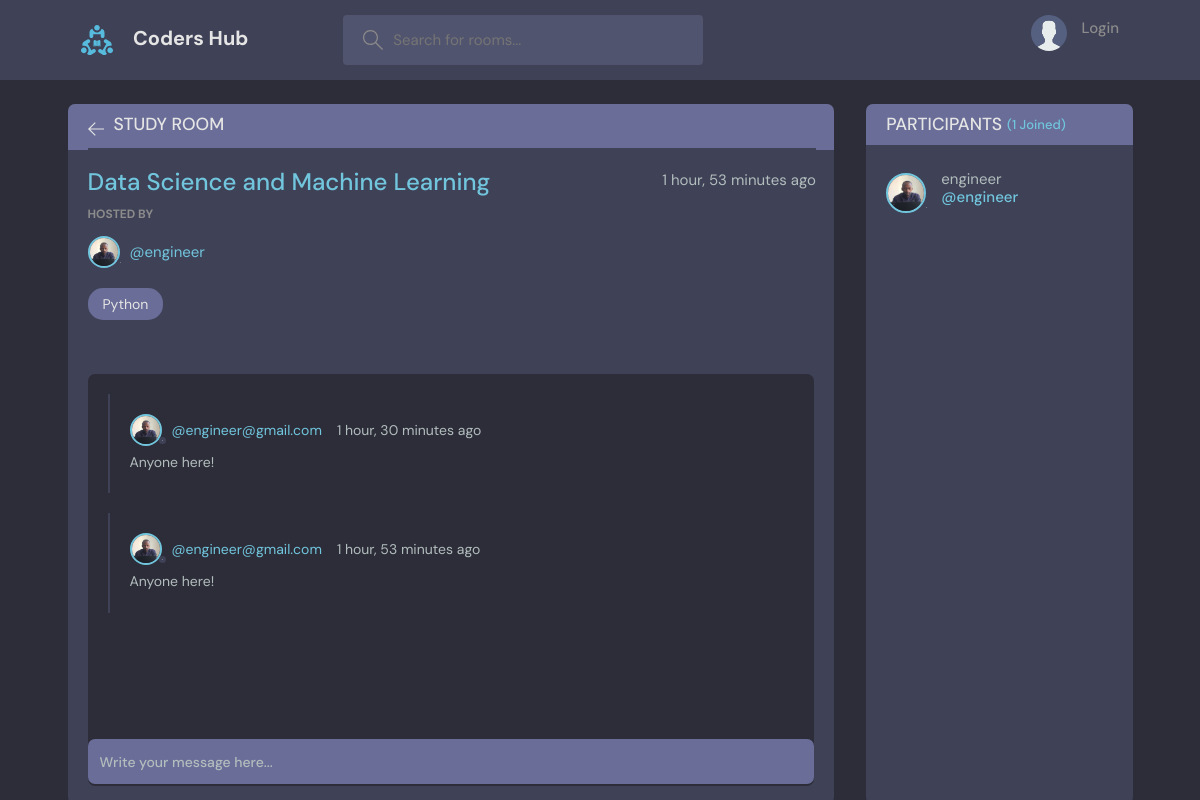
Before: /rooms/1 with the older database file.
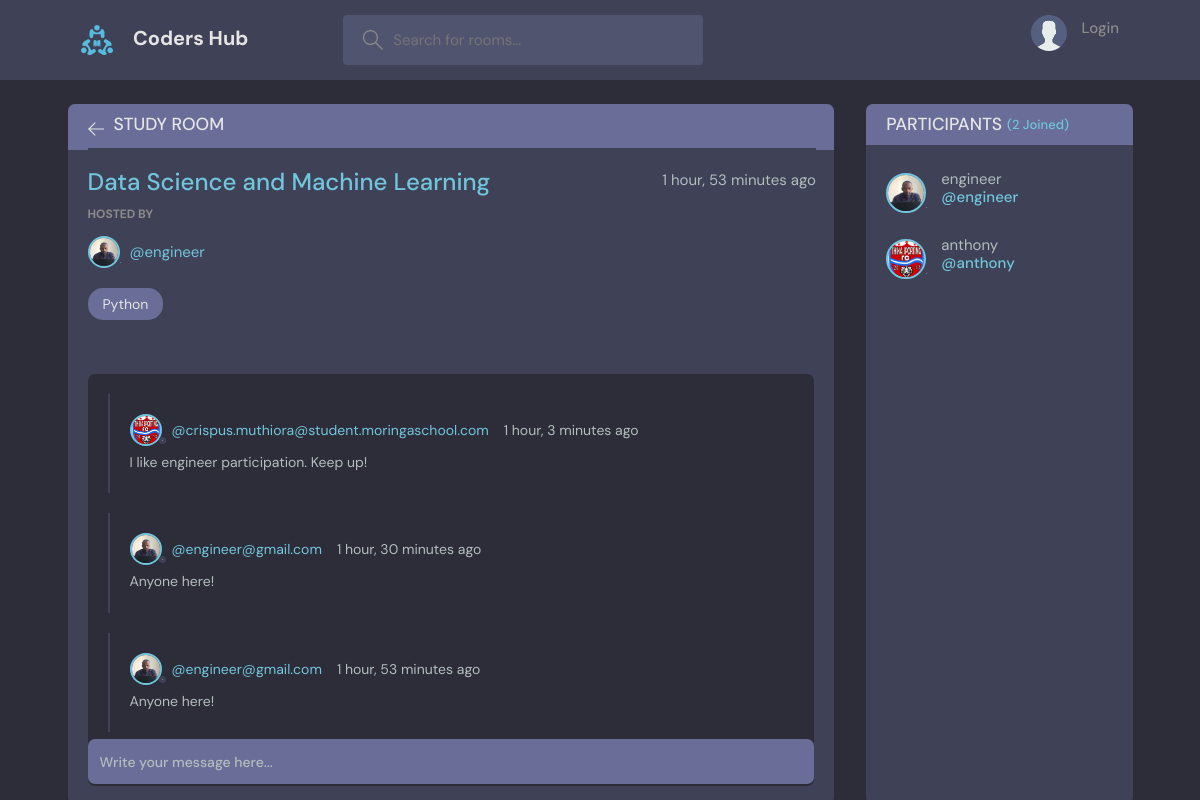
After: the same page with the newer database file.
### hub/models.py (models this page shows, shortened)
class Room(models.Model):
    host = models.ForeignKey(User, on_delete=models.SET_NULL, null=True)
    topic = models.ForeignKey(Topic, on_delete=models.SET_NULL, null=True)
    name = models.CharField(max_length=100)
    description= models.TextField(null=True, blank=True)
    participants = models.ManyToManyField(User, related_name='Participants')
    updated = models.DateTimeField(auto_now=True)
    date_created = models.DateTimeField(auto_now_add=True)
    class Meta:
        ordering = ['-updated', '-date_created'] # more like pagination in flask

class User(AbstractUser):
    name = models.CharField(max_length=100, null=True)
    email = models.EmailField(unique=True, null=True)
    bio = models.TextField(null=True)
    avatar = models.ImageField(null=True, default='avatar.svg')
    USERNAME_FIELD = 'email'
    REQUIRED_FIELDS = []

class Topic(models.Model):
    name = models.CharField(max_length=200)

class Message(models.Model):
    user = models.ForeignKey(User, on_delete=models.CASCADE)
    room = models.ForeignKey(Room, on_delete=models.CASCADE)
    body = models.TextField()
    updated = models.DateTimeField(auto_now=True)
    date_created = models.DateTimeField(auto_now_add=True)

### hub/views.py (the view, shortened to what this page needs)
# urls.py: path('rooms/<int:pk>', views.room, name='rooms'),
def room(request, pk):
    room = Room.objects.get(pk=pk)
    room_messages = room.message_set.all().order_by('-date_created')
    participants = room.participants.all()
    context = {'pk':pk, 'room': room,'room_messages':room_messages, 'participants':participants}
    return render(request, 'hub/room.html', context)

### hub/templates/hub/room.html (shortened to what this page needs)
{% extends 'base.html' %}
{% block content %}
<main class="profile-page layout layout--2">
    <div class="container">
        <div class="room">
            <div class="room__top">
                <div class="room__topLeft">
                    <a href="{{request.META.HTTP_REFERER}}">
                        <svg version="1.1" xmlns="http://www.w3.org/2000/svg" width="32" height="32"
                            viewBox="0 0 32 32">
                            <title>arrow-left</title>
                            <path
                                d="M13.723 2.286l-13.723 13.714 13.719 13.714 1.616-1.611-10.96-10.96h27.625v-2.286h-27.625l10.965-10.965-1.616-1.607z">
                            </path>
                        </svg>
                    </a>
                    <h3>Study Room</h3>
                </div>
            </div>
            <div class="room__box scroll">
                <div class="room__header scroll">
                    <div class="room__info">
                        <h3>{{room.name}}</h3>
                        <span>{{room.date_created|timesince}} ago</span>
                    </div>
                    <div class="room__hosted">
                        <p>Hosted By</p>
                        <a href="{% url 'profile' room.host.id %}" class="room__author">
                            <div class="avatar avatar--small">
                                <img src="{{room.host.avatar.url}}" />
                            </div>
                            <span>@{{room.host.username}}</span>
                        </a>
                    </div>
                    <span class="room__topics">{{room.topic.name}}</span>
                </div>
                <div class="room__conversation">
                    <div class="threads scroll">
                        {% for message in room_messages %}
                        <div class="thread">
                            <div class="thread__top">
                                <div class="thread__author">
                                    <a href="{% url 'profile' message.user.id %}" class="thread__authorInfo">
                                        <div class="avatar avatar--small">
                                            <img src="{{message.user.avatar.url}}" />
                                        </div>
                                        <span>@{{message.user}}</span>
                                    </a>
                                    <span class="thread__date">{{message.date_created|timesince}} ago</span>
                                </div>
                            </div>
                            <div class="thread__details">
                                {{message.body}}
                            </div>
                        </div>
                        {% endfor %}
                    </div>
                </div>
            </div>
            <div class="room__message">
                <form action="#" method="POST">
                    <input name="body" id="body" placeholder="Write your message here..." />
                </form>
            </div>
        </div>
        <div class="participants">
            <h3 class="participants__top">Participants <span>({{room.participants.all.count}} Joined)</span></h3>
            <div class="participants__list scroll">
                {% for user in participants %}
                <a href="{% url 'profile' user.id %}" class="participant">
                    <div class="avatar avatar--medium">
                        <img src="{{user.avatar.url}}" />
                    </div>
                    <p>
                        {{user.username}}
                        <span>@{{user.username}}</span>
                    </p>
                </a>
                {% endfor %}
            </div>
        </div>
    </div>
</main>
{% endblock %}

### templates/base.html (shortened to what this page needs)
{% load static %}
<!DOCTYPE html>
<html lang="en">
<head>
    <link href="https://cdn.jsdelivr.net/npm/bootstrap@5.1.3/dist/css/bootstrap.min.css" rel="stylesheet"
 />
    <link rel="stylesheet" href="{% static 'css/main.css'%}">
    <link rel="stylesheet" href="{% static 'css/style.css'%}">
    <html>
<body>
    {% include 'includes/navbar.html' %}
    {% block content %}
    {% endblock %}
</body>
</html>
</html>

### templates/includes/navbar.html (shortened to what this page needs)
{% load static %}
<header class="header header--loggedIn">
  <div class="container">
    <a href="{% url 'home' %}" class="header__logo">
      <img src="{% static 'images/assets/logo.svg'%}" />
      <h1>Coders Hub</h1>
    </a>
    <form class="header__search" action="{% url 'home' %}" method="GET">
      <label>
        <input placeholder="Search for rooms..."  name="t" id="t"  />
      </label>
    </form>
    <nav class="header__menu">
      <div class="header__user">
        {% if user.is_authenticated %}
        <a href="{% url 'update-profile'%}">
          <div class="avatar avatar--medium active">
            <img src="{{request.user.avatar.url}}" />
          </div>
          <p>{{request.user}} <span>@{{request.user.username}}</span></p>
        </a>
        <button class="dropdown-button">
          <svg version="1.1" xmlns="http://www.w3.org/2000/svg" width="32" height="32" viewBox="0 0 32 32">
            <title>chevron-down</title>
            <path d="M16 21l-13-13h-3l16 16 16-16h-3l-13 13z"></path>
          </svg>
        </button>
      </div>
      {% else %}
      <a href="{% url 'login'%}">
        <img src="{% static 'images/assets/avatar.svg'%}" />
        <p>Login</p>
      </a>
      {% endif %}
    </nav>
  </div>
</header>

Changed rows visible on the page:
computed for Room "Data Science and Machine Learning": participants.all.count "1" → "2"
added Message: user.avatar (picture), user "crispus.muthiora@student.moringaschool.com", date_created "1 hour, 3 minutes", body "I like engineer participation. Keep up!"
added User: avatar (picture), username "anthony"
